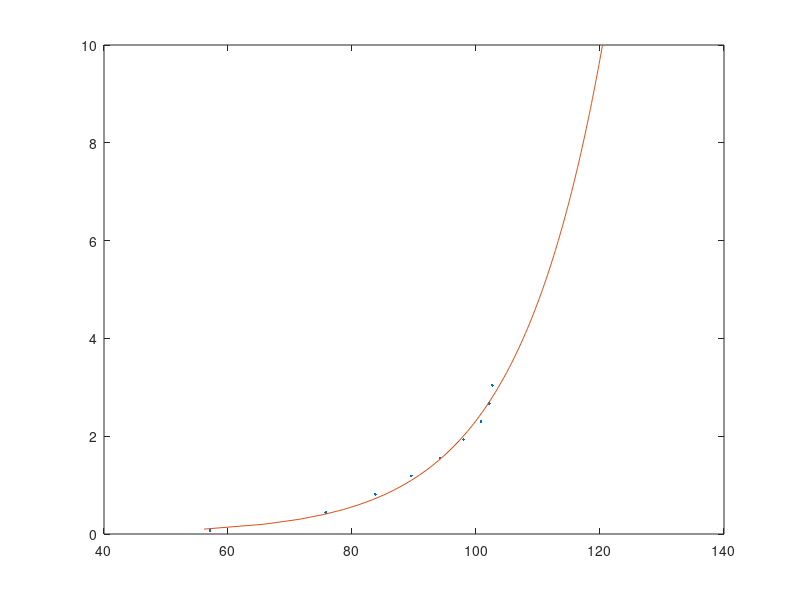

Here is the MATLAB script that generated this plot: (Note: this script raises an error after producing the figure.)
%Week 6 attempt:
%Carson Williams

y_data = [0.073, 0.44, 0.81, 1.19, 1.56, 1.93, 2.3, 2.67, 3.04];
u_data = [57.12, 75.78, 83.77, 89.58, 94.16, 97.99, 100.81, 102.13, 102.62];

%Setting variables n what not
u_star = [0:0.1:10];
k = 0.4;     %m/s
v = 0.01;    %cm^2/s

%data plot
figure('name', 'Smooth Log');
plot(u_data, y_data, '.');
hold on

smooth_log = @(C, y_data) ((C./k).*(log((y_data.*C)./v)));
u1 = nlinfit(y_data',u_data',smooth_log, 3);
plot(smooth_log(u1,u_star), u_star);

%%
rough_log = @(D, y_data) D(1)*(1/k)*log((y_data/D(2))+8.5*D(1));
u2 = nlinfit(y_data',u_data',rough_log, [3,0.01]);
plot(rough_log(u2,u_star), u_star);

title('Curve fit for smooth and rough logs for fluid flow');
xlabel('flow velocity (cm/s)');
ylabel('height (cm)');
legend('data', 'smooth log', 'rough log', "Location","northwest");
xlim([50,110]);
ylim([0,3.5]);

smooth_u = sprintf('%6.4f cm/s is the smooth log shear velocity \n', u1);
rough_u = sprintf('%6.4f cm/s is the rough log shear velocity \n', u2(1));
rough_ks = sprintf('%6.4f cm is the roughness heigh \n', u2(2));
disp(smooth_u)
disp(rough_u)
disp(rough_ks)